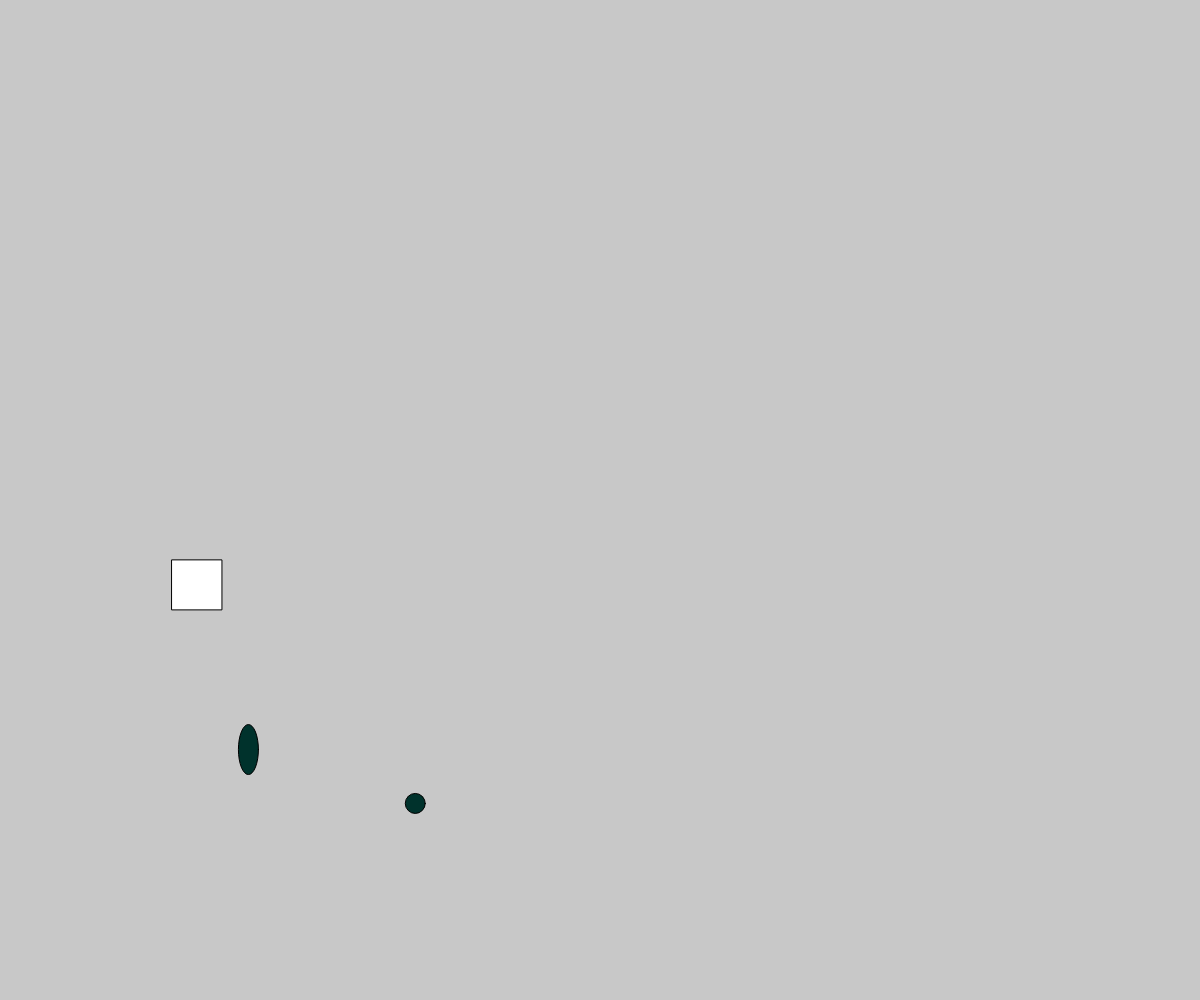
Frame 1 (no input)
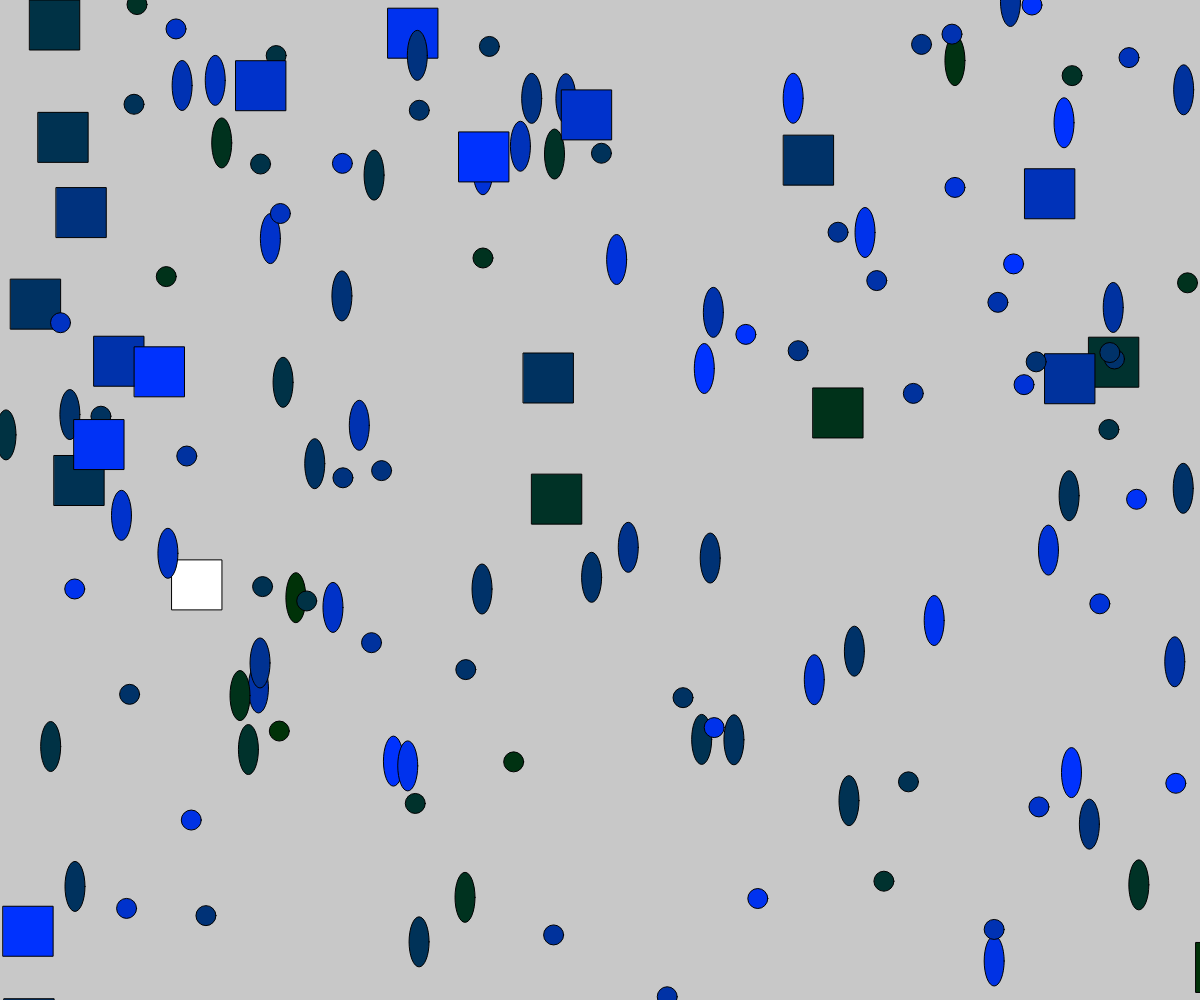
Frame 60 (no input)
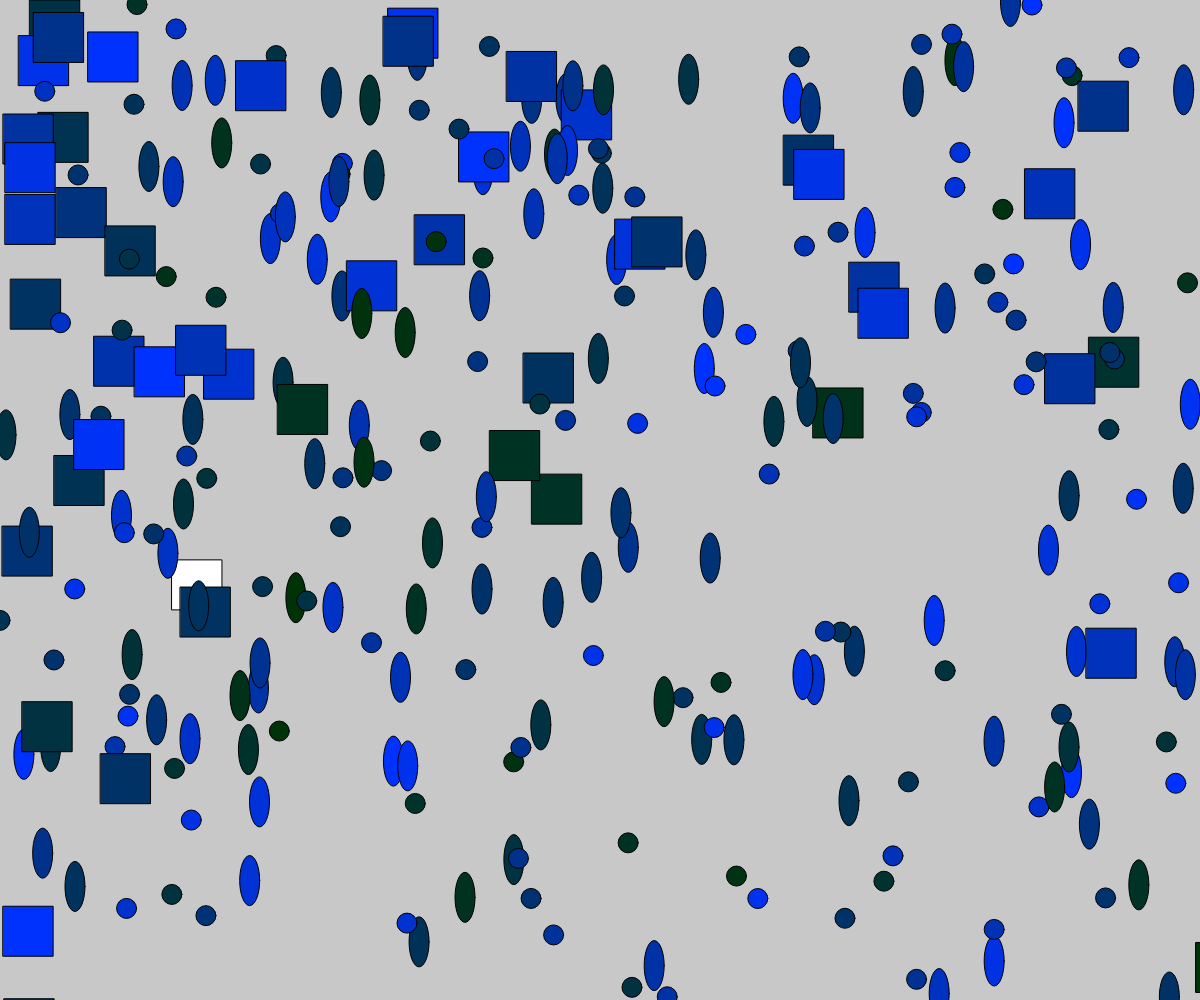
Frame 120 (the mouse pressed at the canvas centre since frame 60)

The p5.js sketch that drew these frames (run headless with seeded random() and noise() and a simulated clock; from frame 60 on, the mouse is pressed at the canvas centre):

// p5.js sketch
// ── sketch.js


//Initial setup of canvas
function setup(){
  createCanvas(windowWidth, windowHeight);
  background(200);
  frameRate(30);

}

//creating all the variavles and objects used in assignment
var x,y;

var color1, color2, color3;

var width;
var height

var x2,y2;

var x3,y3;

var pow;

var ellipse2 = {};
ellipse2.size1 = 20;
ellipse2.size2 = 50;

//initial draw function
function draw(){
  x = windowWidth/2;
  y = windowHeight/2;

//all the random functions
  pow = random(0,10);

  x3 = random(0, windowWidth);
  y3 = random(0, windowHeight);

  x = random(0, windowWidth);
  y = random(0, windowHeight);

  color1 = random(0, 255);
  color2 = random(0, 255);
  color3 = random(0, 255);

  x2 = sq(random(0,50));
  y2 = sq(random(0,50));



  rect(x2, y2, 50,50);

  fill(0,50,color3);
  ellipse(x,y, 20, 20);


   ellipse(x3,y3,ellipse2.size1,ellipse2.size2);




}
